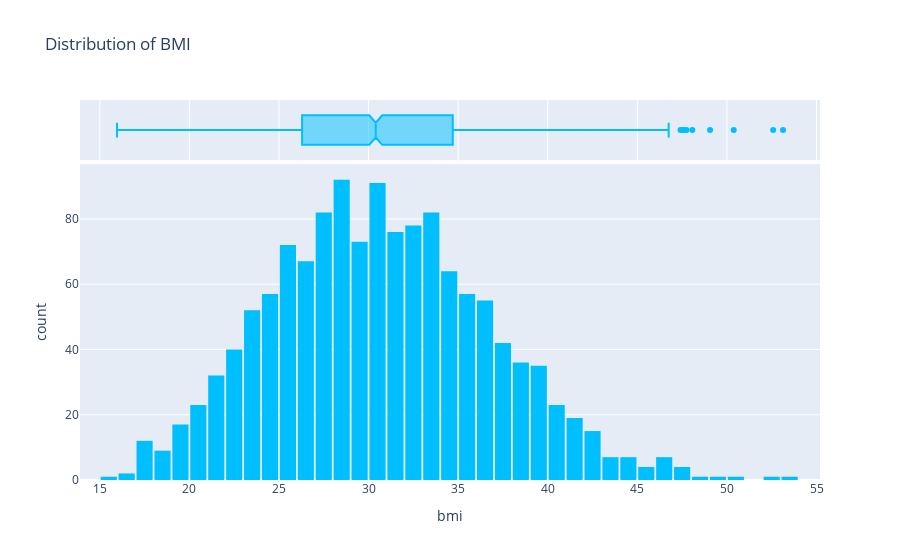

The code cell stored with this chart in its notebook:
### Markdown cell above
no. of customers is twice in the case of age 18-19

### Code cell
fig1 = px.histogram(
    data,
    x="bmi",
    marginal="box",
    color_discrete_sequence=["deepskyblue"],
    title="Distribution of BMI",
)


fig1.update_layout(bargap=0.1)


fig1

### Figure 1 — Plotly figure (JSON) as saved in the notebook; plotly's stock layout.template omitted (floating-point values rounded to 4 significant figures; data arrays with more than 128 entries replaced by an {"elided": "..."} marker saying what was removed)
{"data": [{"alignmentgroup": "True", "bingroup": "x", "hovertemplate": "bmi=%{x}<br>count=%{y}<extra></extra>", "legendgroup": "", "marker": {"color": "deepskyblue", "pattern": {"shape": ""}}, "name": "", "offsetgroup": "", "orientation": "v", "showlegend": false, "type": "histogram", "x": {"elided": "1338 float values"}, "xaxis": "x", "yaxis": "y"}, {"alignmentgroup": "True", "hovertemplate": "bmi=%{x}<extra></extra>", "legendgroup": "", "marker": {"color": "deepskyblue"}, "name": "", "notched": true, "offsetgroup": "", "showlegend": false, "type": "box", "x": {"elided": "1338 float values"}, "xaxis": "x2", "yaxis": "y2"}], "layout": {"bargap": 0.1, "barmode": "relative", "legend": {"tracegroupgap": 0}, "title": {"text": "Distribution of BMI"}, "xaxis": {"anchor": "y", "domain": [0, 1], "title": {"text": "bmi"}}, "xaxis2": {"anchor": "y2", "domain": [0, 1], "matches": "x", "showgrid": true, "showticklabels": false}, "yaxis": {"anchor": "x", "domain": [0, 0.8316], "title": {"text": "count"}}, "yaxis2": {"anchor": "x2", "domain": [0.8416, 1], "matches": "y2", "showgrid": false, "showline": false, "showticklabels": false, "ticks": ""}}}
